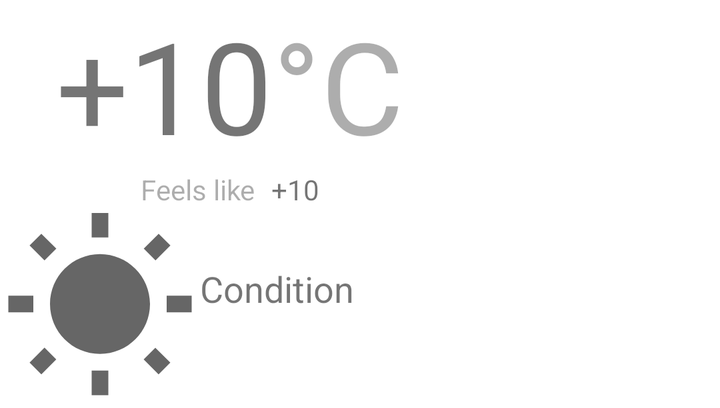
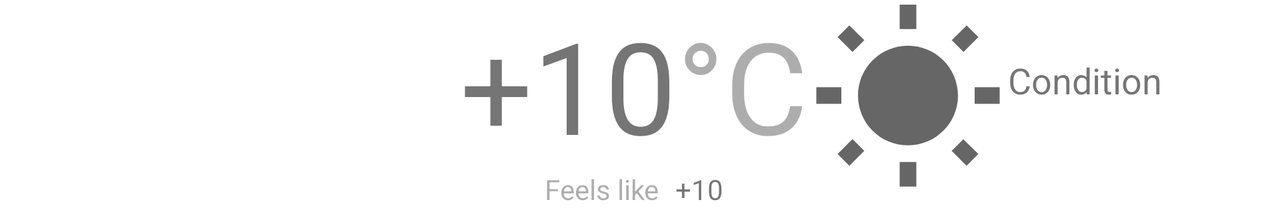

Compare how this app lays out the same screen by default and in its alternative resource folder. The renders come first, then the two layout files and the values they reference.
<!-- AndroidManifest.xml: application theme Theme.DailyMeteo -->
<!-- res/layout/fragment_main_item.xml -->
<?xml version="1.0" encoding="utf-8"?>
<androidx.constraintlayout.widget.ConstraintLayout xmlns:android="http://schemas.android.com/apk/res/android"
    xmlns:app="http://schemas.android.com/apk/res-auto"
    xmlns:tools="http://schemas.android.com/tools"
    android:layout_width="wrap_content"
    android:layout_height="wrap_content">

    <androidx.appcompat.widget.AppCompatTextView
        android:id="@+id/temp_text_view"
        android:layout_width="wrap_content"
        android:layout_height="wrap_content"
        android:textSize="@dimen/text_64"
        app:layout_constraintEnd_toStartOf="@+id/temp_unit_text_view"
        app:layout_constraintHorizontal_chainStyle="packed"
        app:layout_constraintStart_toStartOf="parent"
        app:layout_constraintTop_toTopOf="parent"
        tools:text="@string/default_temp" />

    <androidx.appcompat.widget.AppCompatTextView
        android:id="@+id/temp_unit_text_view"
        android:layout_width="wrap_content"
        android:layout_height="wrap_content"
        android:alpha="@string/alpha_60"
        android:text="@string/temp_unit"
        android:textSize="@dimen/text_64"
        app:layout_constraintEnd_toEndOf="parent"
        app:layout_constraintStart_toEndOf="@+id/temp_text_view"
        app:layout_constraintTop_toTopOf="parent" />

    <androidx.appcompat.widget.AppCompatTextView
        android:id="@+id/feels_like_text_view"
        android:layout_width="wrap_content"
        android:layout_height="wrap_content"
        android:layout_marginEnd="@dimen/margin_8"
        android:alpha="@string/alpha_60"
        android:text="@string/feels_like"
        app:layout_constraintEnd_toStartOf="@+id/feels_temp_text_view"
        app:layout_constraintHorizontal_chainStyle="packed"
        app:layout_constraintStart_toStartOf="parent"
        app:layout_constraintTop_toBottomOf="@+id/temp_text_view" />

    <androidx.appcompat.widget.AppCompatTextView
        android:id="@+id/feels_temp_text_view"
        android:layout_width="wrap_content"
        android:layout_height="wrap_content"
        app:layout_constraintEnd_toEndOf="parent"
        app:layout_constraintStart_toEndOf="@+id/feels_like_text_view"
        app:layout_constraintTop_toBottomOf="@+id/temp_text_view"
        tools:text="@string/default_temp" />

    <androidx.appcompat.widget.AppCompatImageView
        android:id="@+id/condition_image_view"
        android:layout_width="@dimen/width_100"
        android:layout_height="@dimen/height_100"
        app:layout_constraintEnd_toStartOf="@id/condition_text_view"
        app:layout_constraintHorizontal_chainStyle="packed"
        app:layout_constraintStart_toStartOf="parent"
        app:layout_constraintTop_toBottomOf="@+id/feels_like_text_view"
        tools:src="@drawable/ic_baseline_wb_sunny_96" />

    <androidx.appcompat.widget.AppCompatTextView
        android:id="@+id/condition_text_view"
        android:layout_width="@dimen/width_130"
        android:layout_height="wrap_content"
        android:layout_marginTop="@dimen/margin_28"
        android:textSize="@dimen/text_18"
        app:layout_constraintEnd_toEndOf="parent"
        app:layout_constraintStart_toEndOf="@id/condition_image_view"
        app:layout_constraintTop_toBottomOf="@id/feels_temp_text_view"
        tools:text="@string/condition" />

</androidx.constraintlayout.widget.ConstraintLayout>
<!-- resources referenced by this layout -->
<resources>
  <dimen name="height_100">100dp</dimen>
  <dimen name="margin_28">28dp</dimen>
  <dimen name="margin_8">8dp</dimen>
  <dimen name="text_18">18sp</dimen>
  <dimen name="text_64">64sp</dimen>
  <dimen name="width_100">100dp</dimen>
  <dimen name="width_130">130dp</dimen>
  <!-- drawable ic_baseline_wb_sunny_96 (drawable) -->
  <vector android:height="96dp" android:tint="?attr/colorControlNormal"
      android:viewportHeight="24" android:viewportWidth="24"
      android:width="96dp" xmlns:android="http://schemas.android.com/apk/res/android">
      <path android:fillColor="@android:color/white" android:pathData="M6.76,4.84l-1.8,-1.79 -1.41,1.41 1.79,1.79 1.42,-1.41zM4,10.5L1,10.5v2h3v-2zM13,0.55h-2L11,3.5h2L13,0.55zM20.45,4.46l-1.41,-1.41 -1.79,1.79 1.41,1.41 1.79,-1.79zM17.24,18.16l1.79,1.8 1.41,-1.41 -1.8,-1.79 -1.4,1.4zM20,10.5v2h3v-2h-3zM12,5.5c-3.31,0 -6,2.69 -6,6s2.69,6 6,6 6,-2.69 6,-6 -2.69,-6 -6,-6zM11,22.45h2L13,19.5h-2v2.95zM3.55,18.54l1.41,1.41 1.79,-1.8 -1.41,-1.41 -1.79,1.8z"/>
  </vector>
  <string name="alpha_60" translatable="false">0.6</string>
  <string name="condition">Condition</string>
  <string name="default_temp" translatable="false">+10</string>
  <string name="feels_like">Feels like</string>
  <string name="temp_unit" translatable="false">°C</string>
  <style name="Theme.DailyMeteo" parent="Theme.MaterialComponents.DayNight.NoActionBar">
          
          <item name="colorPrimary">@color/purple_500</item>
          <item name="colorPrimaryVariant">@color/purple_700</item>
          <item name="colorOnPrimary">@color/white</item>
          
          <item name="colorSecondary">@color/teal_200</item>
          <item name="colorSecondaryVariant">@color/teal_700</item>
          <item name="colorOnSecondary">@color/black</item>
          
          <item name="android:statusBarColor" tools:targetApi="l">?attr/colorPrimaryVariant</item>
          
      </style>
  <color name="white">#FFFFFFFF</color>
  <color name="black">#FF000000</color>
</resources>
<!-- res/layout-land/fragment_main_item.xml (the repository's variant of the layout above) -->
<!-- drawn on the phone turned sideways -->
<?xml version="1.0" encoding="utf-8"?>
<androidx.constraintlayout.widget.ConstraintLayout xmlns:android="http://schemas.android.com/apk/res/android"
    xmlns:app="http://schemas.android.com/apk/res-auto"
    xmlns:tools="http://schemas.android.com/tools"
    android:layout_width="wrap_content"
    android:layout_height="wrap_content">

    <androidx.appcompat.widget.AppCompatTextView
        android:id="@+id/temp_text_view"
        android:layout_width="wrap_content"
        android:layout_height="wrap_content"
        android:textSize="@dimen/text_64"
        app:layout_constraintEnd_toStartOf="@+id/temp_unit_text_view"
        app:layout_constraintHorizontal_chainStyle="packed"
        app:layout_constraintStart_toStartOf="parent"
        app:layout_constraintTop_toTopOf="parent"
        tools:text="@string/default_temp" />

    <androidx.appcompat.widget.AppCompatTextView
        android:id="@+id/temp_unit_text_view"
        android:layout_width="wrap_content"
        android:layout_height="wrap_content"
        android:alpha="@string/alpha_60"
        android:text="@string/temp_unit"
        android:textSize="@dimen/text_64"
        app:layout_constraintEnd_toEndOf="parent"
        app:layout_constraintStart_toEndOf="@+id/temp_text_view"
        app:layout_constraintTop_toTopOf="parent" />

    <androidx.appcompat.widget.AppCompatTextView
        android:id="@+id/feels_like_text_view"
        android:layout_width="wrap_content"
        android:layout_height="wrap_content"
        android:layout_marginEnd="@dimen/margin_8"
        android:alpha="@string/alpha_60"
        android:text="@string/feels_like"
        app:layout_constraintEnd_toStartOf="@+id/feels_temp_text_view"
        app:layout_constraintHorizontal_chainStyle="packed"
        app:layout_constraintStart_toStartOf="parent"
        app:layout_constraintTop_toBottomOf="@+id/temp_text_view" />

    <androidx.appcompat.widget.AppCompatTextView
        android:id="@+id/feels_temp_text_view"
        android:layout_width="wrap_content"
        android:layout_height="wrap_content"
        app:layout_constraintEnd_toEndOf="parent"
        app:layout_constraintStart_toEndOf="@+id/feels_like_text_view"
        app:layout_constraintTop_toBottomOf="@+id/temp_text_view"
        tools:text="@string/default_temp" />

    <androidx.appcompat.widget.AppCompatImageView
        android:id="@+id/condition_image_view"
        android:layout_width="@dimen/width_100"
        android:layout_height="@dimen/height_100"
        app:layout_constraintEnd_toStartOf="@id/condition_text_view"
        app:layout_constraintHorizontal_chainStyle="packed"
        app:layout_constraintStart_toEndOf="@+id/temp_unit_text_view"
        app:layout_constraintTop_toTopOf="parent"
        tools:src="@drawable/ic_baseline_wb_sunny_96" />

    <androidx.appcompat.widget.AppCompatTextView
        android:id="@+id/condition_text_view"
        android:layout_width="@dimen/width_130"
        android:layout_height="wrap_content"
        android:layout_marginTop="@dimen/margin_28"
        android:textSize="@dimen/text_18"
        app:layout_constraintEnd_toEndOf="parent"
        app:layout_constraintStart_toEndOf="@id/condition_image_view"
        app:layout_constraintTop_toTopOf="parent"
        tools:text="@string/condition" />

</androidx.constraintlayout.widget.ConstraintLayout>
